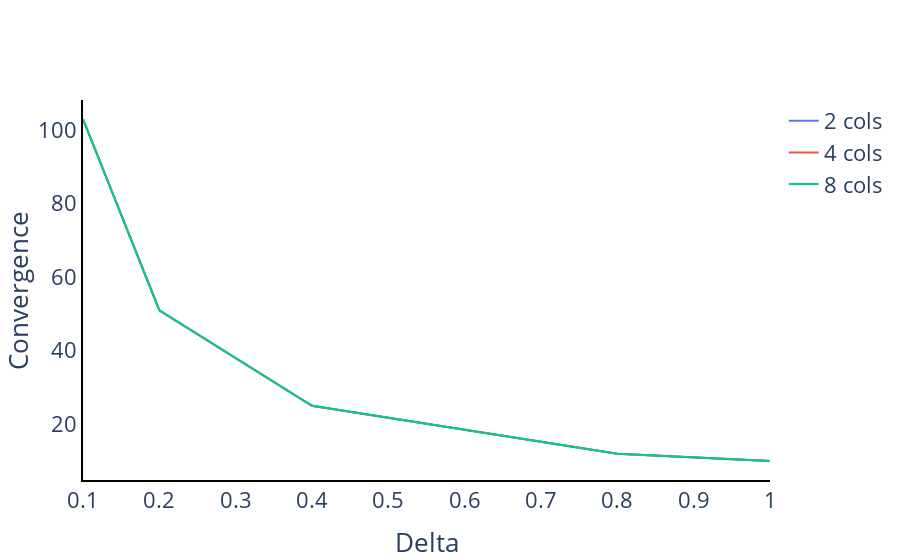

Here is the notebook cell this chart was saved with:
### Code cell
a = delta_exp_convergence()
save_figure(a, 'delta_exp_convergence.pdf')
a

### Figure 1 — Plotly figure (JSON) as saved in the notebook; plotly's stock layout.template omitted (floating-point values rounded to 4 significant figures)
{"data": [{"mode": "lines", "name": "2 cols", "type": "scatter", "x": [0.1, 0.2, 0.4, 0.8, 1], "y": [103, 51, 25, 12, 10]}, {"mode": "lines", "name": "4 cols", "type": "scatter", "x": [0.1, 0.2, 0.4, 0.8, 1], "y": [103, 51, 25, 12, 10]}, {"mode": "lines", "name": "8 cols", "type": "scatter", "x": [0.1, 0.2, 0.4, 0.8, 1], "y": [103, 51, 25, 12, 10]}], "layout": {"bargap": 0, "font": {"size": 22}, "plot_bgcolor": "rgba(0,0,0,0)", "showlegend": true, "xaxis": {"linecolor": "black", "linewidth": 2, "showline": true, "title": {"text": "Delta"}}, "yaxis": {"linecolor": "black", "linewidth": 2, "showline": true, "title": {"text": "Convergence"}}}}
